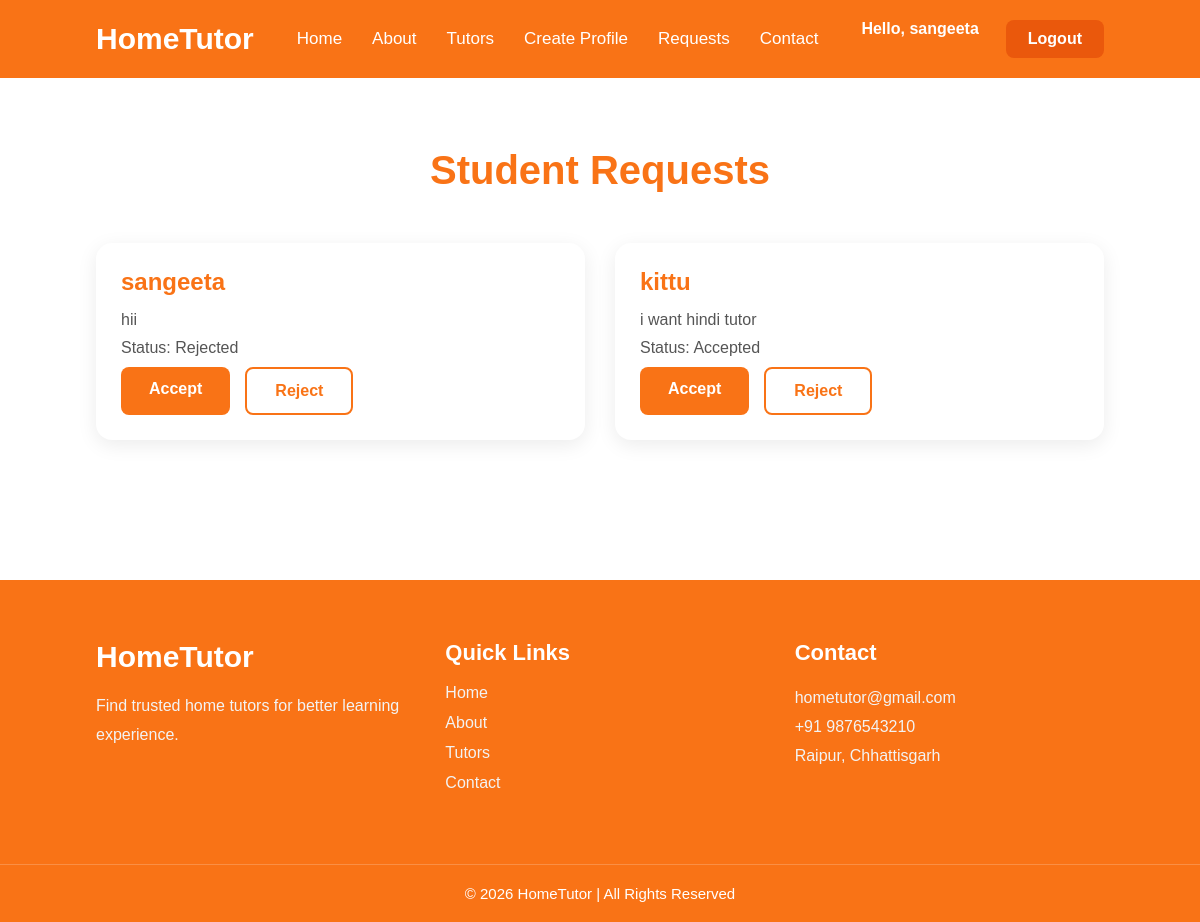
/tutor-requests/ (signed in), run on the app's committed database.
### requestsystem/models.py (models this page shows, shortened)
class TuitionRequest(models.Model):
    STATUS_CHOICES = (
        ('Pending', 'Pending'),
        ('Accepted', 'Accepted'),
        ('Rejected', 'Rejected'),
    )
    student = models.ForeignKey(
        User,
        on_delete=models.CASCADE
    )
    tutor = models.ForeignKey(
        Tutor,
        on_delete=models.CASCADE
    )
    message = models.TextField()
    status = models.CharField(
        max_length=20,
        choices=STATUS_CHOICES,
        default='Pending'
    )
    created_at = models.DateTimeField(
        auto_now_add=True
    )

### requestsystem/views.py (the view)
@login_required
def tutor_requests(request):
    tutor = Tutor.objects.filter(
        user=request.user
    ).first()
    if not tutor:
        return redirect('tutors')
    requests = TuitionRequest.objects.filter(
        tutor=tutor
    )
    return render(
        request,
        'tutor_requests.html',
        {'requests': requests}
    )

### templates/tutor_requests.html (shortened to what this page needs)
{% extends 'base.html' %}
{% block content %}
<section class="tutors-section">
    <h1>
        Student Requests
    </h1>
    <div class="tutors-container">
        {% for req in requests %}
        <div class="tutor-card">
            <div class="tutor-content">
                <h2>
                    {{ req.student.username }}
                </h2>
                <p>
                    {{ req.message }}
                </p>
                <p>
                    Status:
                    {{ req.status }}
                </p>
                <div class="hero-buttons">
                    <a href="{% url 'accept_request' req.id %}"
                       class="hero-btn">
                        Accept
                    </a>
                    <a href="{% url 'reject_request' req.id %}"
                       class="hero-btn-outline">
                        Reject
                    </a>
                </div>
            </div>
        </div>
        {% endfor %}
    </div>
</section>
{% endblock %}

### templates/base.html (shortened to what this page needs)
{% load static %}
<!DOCTYPE html>
<html lang="en">
<head>
    <link rel="stylesheet"
          href="{% static 'css/style.css' %}">
</head>
<body>
<div class="navbar">
    <h1 class="logo">
        HomeTutor
    </h1>
    <div class="nav-links">
        <a href="{% url 'home' %}">
            Home
        </a>
        <a href="{% url 'about' %}">
            About
        </a>
        <a href="{% url 'tutors' %}">
            Tutors
        </a>
        {% if user.is_authenticated %}
            {% if user.profile.role == 'Tutor' %}
                <a href="{% url 'create_tutor_profile' %}">
                    Create Profile
                </a>
                <a href="{% url 'tutor_requests' %}">
                    Requests
                </a>
            {% endif %}
        {% endif %}
        <a href="{% url 'contact' %}">
            Contact
        </a>
    </div>
    <div class="auth-buttons">
        {% if user.is_authenticated %}
            <span class="welcome-text">
                Hello, {{ user.username }}
            </span>
            <a href="{% url 'logout' %}"
               class="register-btn">
                Logout
            </a>
        {% endif %}
    </div>
</div>
{% block content %}
{% endblock %}
<footer class="footer">
    <div class="footer-container">
        <div class="footer-box">
            <h2>
                HomeTutor
            </h2>
            <p>
                Find trusted home tutors for better learning experience.
            </p>
        </div>
        <div class="footer-box">
            <h3>
                Quick Links
            </h3>
            <a href="{% url 'home' %}">
                Home
            </a>
            <a href="{% url 'about' %}">
                About
            </a>
            <a href="{% url 'tutors' %}">
                Tutors
            </a>
            <a href="{% url 'contact' %}">
                Contact
            </a>
        </div>
        <div class="footer-box">
            <h3>
                Contact
            </h3>
            <p>
                hometutor@gmail.com
            </p>
            <p>
                +91 9876543210
            </p>
            <p>
                Raipur, Chhattisgarh
            </p>
        </div>
    </div>
    <div class="footer-bottom">
        © 2026 HomeTutor | All Rights Reserved
    </div>
</footer>
</body>
</html>

### static/css/style.css (style rules this page uses)
* { margin:0; padding:0; box-sizing:border-box; font-family:Arial, Helvetica, sans-serif; }
body { background:#fff; }
.navbar { display:flex; justify-content:space-between; align-items:center; padding:20px 8%; background:#F97316; }
.logo { color:white; font-size:30px; font-weight:bold; }
.nav-links { display:flex; gap:30px; }
.nav-links a { text-decoration:none; color:white; font-size:17px; }
.auth-buttons { display:flex; gap:12px; }
.login-btn, .register-btn { text-decoration:none; padding:10px 22px; border-radius:8px; font-weight:bold; }
.register-btn { background:#EA580C; color:white; }
.hero-buttons { display:flex; gap:15px; }
.hero-btn { background:#F97316; color:white; padding:13px 28px; border-radius:8px; text-decoration:none; font-weight:bold; }
.hero-btn-outline { border:2px solid #F97316; color:#F97316; padding:13px 28px; border-radius:8px; text-decoration:none; font-weight:bold; }
.footer { background:#F97316; margin-top:70px; color:white; }
.footer-container { display:grid; grid-template-columns:repeat(auto-fit,minmax(220px,1fr)); gap:40px; padding:60px 8%; }
.footer-box h2 { margin-bottom:18px; font-size:30px; }
.footer-box h3 { margin-bottom:18px; font-size:22px; }
.footer-box p { color:#f3f3f3; line-height:1.8; font-size:16px; }
.footer-box a { display:block; color:#f3f3f3; text-decoration:none; margin-bottom:12px; font-size:16px; transition:0.3s; }
.footer-bottom { text-align:center; padding:20px; border-top:1px solid rgba(255,255,255,0.2); font-size:15px; }
.tutors-section { padding:70px 8%; }
.tutors-section h1 { text-align:center; margin-bottom:50px; color:#F97316; font-size:40px; }
.tutors-container { display:grid; grid-template-columns:repeat(auto-fit,minmax(300px,1fr)); gap:30px; }
.tutor-card { background:white; border-radius:16px; overflow:hidden; box-shadow:0 5px 20px rgba(0,0,0,0.08); transition:0.3s; }
.tutor-content { padding:25px; }
.tutor-content h2 { color:#F97316; margin-bottom:15px; }
.tutor-content p { margin-bottom:10px; color:#555; }
.welcome-text { color:white; font-weight:bold; margin-right:15px; }

### data on the page
TuitionRequest: student.username "sangeeta", message "hii", status "Rejected"
TuitionRequest: student.username "kittu", message "i want hindi tutor", status "Accepted"

### other printed values
{{ user.username }} "sangeeta"
